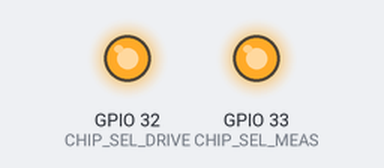
Recording of a sketch running on a simulated ESP32. On the bench: output pins drawn as LEDs (lit = HIGH).

Above: at 0.1 s.
Timing chart, 0 to 1.6 s (numbered marks = the images above):
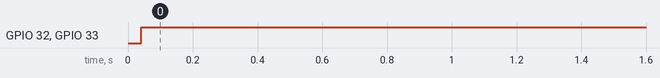

Measured:
- by itself, GPIO 32 (CHIP_SEL_DRIVE), GPIO 33 (CHIP_SEL_MEAS): LOW → HIGH at 0.04 s

The sketch:

AD5271_program.ino
```cpp
/* The ESP32 has four SPi buses, however as of right now only two of
 * them are available to use, HSPI and VSPI. Simply using the SPI API
 * as illustrated in Arduino examples will use VSPI, leaving HSPI unused.
 *
 * However if we simply intialise two instance of the SPI class for both
 * of these buses both can be used. However when just using these the Arduino
 * way only will actually be outputting at a time.
 *
 * Logic analyser capture is in the same folder as this example as
 * "multiple_bus_output.png"
 *
 * created 30/04/2018 by Alistair Symonds
 */
#include <SPI.h>

// Define ALTERNATE_PINS to use non-standard GPIO pins for SPI bus

  #define VSPI_MISO   MISO
  #define VSPI_MOSI   23
  #define VSPI_SCLK   18
  // #define VSPI_SS     32

  #define HSPI_MISO   26
  #define HSPI_MOSI   27
  #define HSPI_SCLK   25
  // #define HSPI_SS     33

  #define SPI_FREQ_FAST      2000000

#define CHIP_SEL_DRIVE     32   // Chip select pin for driving digital rheostat potentiometer
#define CHIP_SEL_MEAS      33   // Chip select pin for measuring digital rheostat potentiometer

// AD5270 commands - new digital potentiometer
#define CMD_WR_RDAC        0x01
#define CMD_RD_RDAC        0x02
#define CMD_ST_RDAC        0x03
#define CMD_RST            0x04
#define CMD_RD_MEM         0x05
#define CMD_RD_ADDR        0x06
#define CMD_WR_CTRL        0x07
#define CMD_RD_CTRL        0x08
#define CMD_SHTDN          0x09

#define R_FULLSCALE        100000 //100kohm fullscale resistance


#if CONFIG_IDF_TARGET_ESP32S2 || CONFIG_IDF_TARGET_ESP32S3
#define VSPI FSPI
#endif

static const int spiClk = 1000000; // 1 MHz

//uninitalised pointers to SPI objects
SPIClass * vspi = NULL;
SPIClass * hspi = NULL;

void setup() {
  //initialise two instances of the SPIClass attached to VSPI and HSPI respectively
  vspi = new SPIClass(VSPI);
  hspi = new SPIClass(HSPI);

  //clock miso mosi ss
  vspi->begin(VSPI_SCLK, VSPI_MISO, VSPI_MOSI); //SCLK, MISO, MOSI, SS

  hspi->begin(HSPI_SCLK, HSPI_MISO, HSPI_MOSI); //SCLK, MISO, MOSI, SS


  pinMode(CHIP_SEL_DRIVE, OUTPUT);
  digitalWrite(CHIP_SEL_DRIVE, HIGH);
  pinMode(CHIP_SEL_MEAS, OUTPUT);
  digitalWrite(CHIP_SEL_MEAS, HIGH);
  // pinMode(vspi->pinSS(), OUTPUT); //VSPI SS
  // pinMode(hspi->pinSS(), OUTPUT); //HSPI SS
  // spiCommand(vspi, 0x1C02);
  // delay(10);
  // spiCommand(vspi, 0x07FF);
  // delay(10);
  // spiCommand(vspi, 0x0800);

  AD5270_LockUnlock(vspi,MSBFIRST, SPI_MODE1,CHIP_SEL_DRIVE,0);
  delay(1);
  // AD5270_Set(vspi,MSBFIRST, SPI_MODE1,CHIP_SEL_DRIVE,0x03FF);
  AD5270_SetResistance(vspi,MSBFIRST,SPI_MODE1,CHIP_SEL_DRIVE,25000); //Max res. = 100kOhms
  delay(1);
  // AD5270_Shutdown(vspi,MSBFIRST,SPI_MODE1,CHIP_SEL_DRIVE,0);

  AD5270_LockUnlock(vspi,MSBFIRST, SPI_MODE1,CHIP_SEL_MEAS,0);
  delay(1);
  // AD5270_Set(vspi,MSBFIRST, SPI_MODE1,CHIP_SEL_DRIVE,0x03FF);
  AD5270_SetResistance(vspi,MSBFIRST,SPI_MODE1,CHIP_SEL_MEAS,50000); //Max res. = 100kOhms
  delay(1);


}

// the loop function runs over and over again until power down or reset
void loop() {
  //use the SPI buses
  // spiCommand(vspi, 0x1C02); // junk data to illustrate usage
  // spiCommand(hspi, 0b11001100);
  // delay(100);
}

void spiCommand(SPIClass *spi, uint16_t data, const uint8_t bit_order, const uint8_t mode,const int chip_select) {
  //use it as you would the regular arduino SPI API
  spi->beginTransaction(SPISettings(SPI_FREQ_FAST, bit_order, mode));
  digitalWrite(chip_select, LOW); //pull SS slow to prep other end for transfer
  spi->transfer16(data);
  digitalWrite(chip_select, HIGH); //pull ss high to signify end of data transfer
  spi->endTransaction();
}

void AD5270_Write(SPIClass *spi, uint8_t cmd, const uint8_t bit_order, const uint8_t mode, const int chip_select, uint16_t data){
  uint16_t data_word = ((cmd & 0x0F) << 10) | (data & 0x03FF);
  // Serial.print("AD5270 Write command: "+String(data_word,HEX));
  spiCommand(spi, data_word, bit_order, mode, chip_select);
}

/* Enable/disable rheostat value changes */
void AD5270_LockUnlock(SPIClass *spi, const uint8_t bit_order, const uint8_t mode, const int chip_select, uint8_t lock){
  AD5270_Write(spi, CMD_WR_CTRL, bit_order, mode, chip_select, lock ? 0 : 0x002);
}

/* Enable/disable hardware shutdown */
void AD5270_Shutdown(SPIClass *spi, const uint8_t bit_order, const uint8_t mode, const int chip_select, uint8_t shutdown){
  AD5270_Write(spi, CMD_SHTDN, bit_order, mode, chip_select, shutdown ? 1 : 0);
}

/* Set the value of the digital rheostat - range is 0-0x3FF (0-100kOhm) */
void AD5270_Set(SPIClass *spi, const uint8_t bit_order, const uint8_t mode, const int chip_select, uint16_t val)
{
  AD5270_Write(spi, CMD_WR_RDAC, bit_order, mode, chip_select, val);
}

/* Set the desired value of resistance in kOhm (<100kOhm) */
void AD5270_SetResistance(SPIClass *spi, const uint8_t bit_order, const uint8_t mode, const int chip_select, uint32_t val)
{
  uint32_t rdac_data = ((val * 1.0/R_FULLSCALE) * 0xFF); //AD5271 has 8-bit resolution
  uint16_t code = rdac_data & 0x03FFF;
  uint16_t rdac_code = code << 2;

  AD5270_Set(spi, bit_order, mode, chip_select, rdac_code);
}
```
